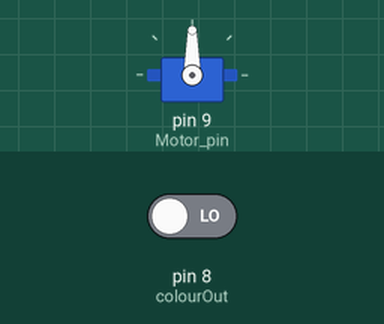
Recording of a sketch running on a simulated Arduino Leonardo, built with avr-gcc and run on an emulated ATmega32U4. Parts: servo. Inputs (shaded band) come from the test bench; at power-on: pin 8 (colourOut) LOW. What the sketch prints to the serial monitor is not drawn.

Above: at 0.1 s.
At 1.1 s:
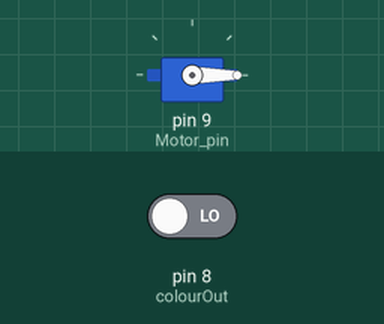
At 9.1 s:
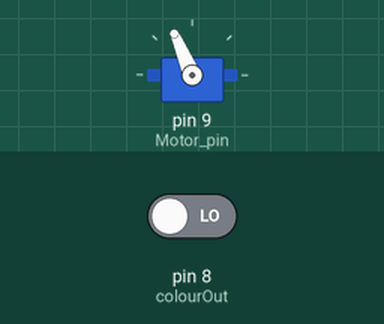
Timing chart, 0 to 10.6 s (numbered marks = the images above):
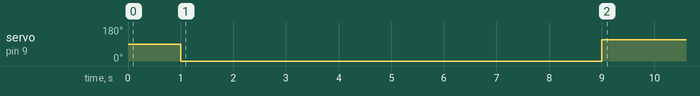

Measured:
- by itself, servo on pin 9 (Motor_pin): 90° → 0° at 1.0 s, → 113° 8.0 s later

The sketch:

State_Machine.ino
```cpp
/* ---------------------------------*\
|    STATE MACHINE - TRAIN 2         |
|    Code by T2_C2                   |
|    ENGG3000/2000                   |
|    Macquarie University S2, 2020   |
|    > Joseph                        |
|    > Bharosha                      |
|    > Jack                          |
|    > Maisha                        |
|    > Abhinav                       |
|    > Francis                       |
|    > Scott                         |
\*----------------------------------*/

/************ Declarations: Bluetooth *************/

char command = ' ';
char pCommand = ' ';

/********** Declarations: Colour Sensor ***********/

#define S0 4
#define S1 5
#define S2 6
#define S3 7
#define colourOut 8
int Red = 0;
int Green = 0;
int Blue = 0;
enum colourStates {RED, GREEN, BLUE, YELLOW, BLACK};
uint8_t colourState= RED;
uint8_t pColourState= RED;

/************* Declarations: Motor ***************/

#include <Servo.h>
int Motor_pin = 9;
Servo Motor;
int maxS = 1000;
int slowS = 1300;
int maxR = 1800;
int slowR = 1600;
int stopV = 1500;

/********* Declarations: State Machine ***********/

enum directionStates {EAST, WEST};
uint8_t directionState = EAST;
boolean emergency = false;
enum operationStates {HALTED, MOVING};
uint8_t operationState= HALTED;
char tStatus = ' ';
int greenCounter = 0;
int baud = 9600;

/**************************************************/


/*-------------------------------*/
/*          CODE PROPER          */
/*-------------------------------*/

void setup() {
  Serial.begin(baud);
  setupBluetooth();
  setupColour();
  setupMotor();
  delay(1000);
}

void loop() {
 // spin(1800);
  if(emergency == false){
    spin(maxS);
    readBT();
    senseColour();
    checkForUpdates();
  }
}
```

Bluetooth.ino
```cpp
void setupBluetooth() {
  Serial1.begin(baud);
  Serial.println("Bluetooth ready");
}

void forceConnection() {
  Serial1.print("AT+IMME1");
  Serial1.print("AT+RESET" );
  delay(5000);
  Serial1.print("AT+IMME0");
  Serial1.print("AT+RESET");
}

void readBT() {
  if (Serial1.available()) {
    command = Serial1.read();
    Serial.println((String)"Received: " + command);
  }
  else {
    forceConnection();
  }
}

void sendBT(char tStatus) {
  Serial1.write(tStatus);
  Serial.println((String)"Sent: " + tStatus);
}
```

Colour_Sensor.ino
```cpp
void setupColour(){
  pinMode(S0, OUTPUT);
  pinMode(S1, OUTPUT);
  pinMode(S2, OUTPUT);
  pinMode(S3, OUTPUT);
  digitalWrite(S0,HIGH);  // set frequency-scaling to 20%
  digitalWrite(S1,LOW);
  Serial.println("Colour sensor ready");
}

void senseRed(){
  digitalWrite(S2,LOW);
  digitalWrite(S3,LOW);
  Red = pulseIn(colourOut, LOW);
  Red = map(Red, 25, 72, 255, 0);  // 72 maps to 0, 25 maps to 255
  Serial.print("R= ");
  Serial.print(Red);
  Serial.print("  ");
}

void senseGreen(){
  digitalWrite(S2,HIGH);
  digitalWrite(S3,HIGH);
  Green = pulseIn(colourOut, LOW);
  Green = map(Green, 30, 90, 255, 0);  // 90 maps to 0, 30 maps to 255
  Serial.print("G= ");
  Serial.print(Green);
  Serial.print("  ");
}

// Read blue filtered photodiodes
void senseBlue(){
  digitalWrite(S2,LOW);
  digitalWrite(S3,HIGH);
  Blue = pulseIn(colourOut, LOW);
  Blue = map(Blue, 25, 70, 255, 0);  // 70 maps to 0, 25 maps to 255
  Serial.print("B= ");
  Serial.print(Blue);
  Serial.println("  ");
}

void identifyColour(){
  if(Red > Blue && Red > Green && Red > Blue) {
    colourState = RED;
    Serial.println("Red");
  }
  if(Green > Blue && Green > Red && Green > -100 && Red < 0) {
    colourState = GREEN;
    Serial.println("Green");
  }
  if(Blue > Red && Blue > Green && Blue > -100) {
    colourState = BLUE;
    Serial.println("Blue");
  }
  if(Red > Blue && Green > Blue && Green > Red & Red > 0 & Green > 0) {
    colourState = YELLOW;
    Serial.println("Yellow");
  }
  if(Red < -300 && Green < -200 && Blue < -100) {
    colourState = BLACK;
    Serial.println("Black");
  }
}

void senseColour(){
  senseRed();
  senseGreen();
  senseBlue();
  identifyColour();
}
```

Logic_Flow.ino
```cpp
int currentSpeed;
int redCounter = 0;

void colourSwitch(uint8_t colourState) {
  switch (colourState) {
    case BLUE:
      spin(stopV);
      currentSpeed = stopV;
      emergency = true;
      tStatus = 'Z';
      break;
    case RED:
      if(pColourState != RED) {
        spin(stopV);
        redCounter++;
        switch (operationState) {
          case HALTED:
              if(command == 'X') {
              directionState=WEST;
              currentSpeed = slowR;
              spin(slowR);
            }
            else if (command == '\\') {
              directionState = EAST;
              currentSpeed = slowS;
              spin(slowS);
            }
            operationState = MOVING;
            break;
          case MOVING:
            currentSpeed = stopV;
            spin(stopV);
            if (command == 'P') {
              directionState = WEST;
            }
            else if (command == 'R') {
              directionState = WEST;
            }
            else if (command == 'T') {
              directionState = EAST;
            }
            else if (command == 'V') {
              directionState = EAST;
            }
            operationState = HALTED;
            break;
        }
      }
        if (redCounter > 0) {
          switch (directionState) {
            case EAST:
            currentSpeed = slowS;
            spin(slowS);
            break;
            case WEST:
            currentSpeed = slowR;
            spin(slowR);
            break;
          }
        }

        pColourState = RED;
        tStatus = pCommand;
      break;

    case GREEN:
      if (greenCounter == 0 && pColourState != GREEN) {
        switch (directionState) {
          case EAST:
            currentSpeed = maxS;
            break;
          case WEST:
            currentSpeed = maxR;
            break;
        }
          greenCounter++;
      }
      else if (greenCounter > 0 && pColourState != GREEN) {
        switch (directionState) {
          case EAST:
            currentSpeed = slowS;
            break;
          case WEST:
            currentSpeed = slowR;
            break;
          greenCounter = 0;
        }
      }
      spin(currentSpeed);
      pColourState = GREEN;
      break;
    case YELLOW:
      if (pColourState != YELLOW) {
        switch (directionState) {
          case EAST:
            spin(slowR);
            directionState = WEST;
            tStatus = 'X';
            break;
          case WEST:
            spin(slowS);
            directionState = EAST;
            tStatus = '\\';
            break;
        }
        pColourState = YELLOW;
      }
      break;

    case BLACK:
      redCounter = 0;
      if (directionState == EAST) {
        spin(maxS);
      }
      else if (directionState = WEST) {
        spin(maxR);
      }

      break;
}
}

void checkForUpdates() {
  if (pColourState != colourState || (pCommand != ' ' && pCommand != command)) {
    eStop();
    colourSwitch(colourState);
    pCommand = command;
  }
  sendBT(tStatus);
}

void eStop() {
  if (command == 'Z') {
    spin(stopV);
    emergency = true;
    tStatus = command;
    sendBT(tStatus);
    loop();
  }
}
```

Motor.ino
```cpp
void setupMotor() {
  Motor.attach(Motor_pin, 1000, 1800);
  Serial.println("Motor ready");
}

void spin(int speedValue) {
  Motor.writeMicroseconds(speedValue);
}
```
